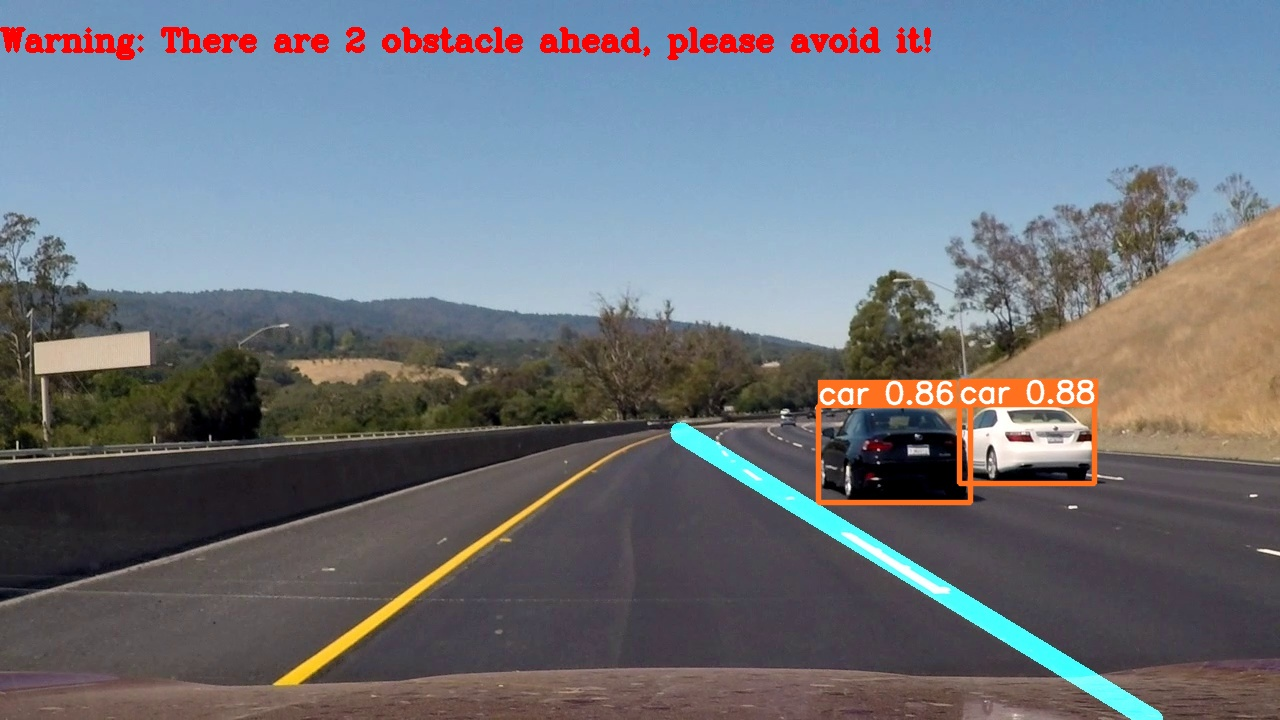
#> input picture video_analysis/10.jpg, 1280 x 720 px
$ python design.py
#> lines starting #> are read from the running program, lines starting #| are printed output that depends on the picture; after the words box and inside, x2 and y2 are one past the last pixel; in counts of white or black regions, pixels touching at a corner belong together
### lib/color_space.py
import numpy as np
import cv2


"""
第二部分：色彩空间的选择用于比较色彩空间
"""


# RGB颜色空间
# [12 lines left out: function select_rgb_white_yellow, not called in this run]


# show_images(list(map(select_rgb_white_yellow, test_images)))

# HSV颜色空间
def convert_hsv(image):
    return cv2.cvtColor(image, cv2.COLOR_RGB2HSV)


# show_images(list(map(convert_hsv, test_images)))

# HSL颜色空间    --黄色和白线都可显示
def convert_hsl(image):
    return cv2.cvtColor(image, cv2.COLOR_RGB2HLS)

# show_images(list(map(convert_hsl, test_images)))


# 使用HSL颜色空间对图片进行特定颜色过滤
def select_hsl_white_yellow(image):
    hsl = convert_hsl(image)
    lower = np.uint8([0, 200, 0])
    upper = np.uint8([255,255,255])
    white_mask = cv2.inRange(hsl, lower, upper)
    lower = np.uint8([10, 0, 100])
    upper = np.uint8([40,255,255])
    yellow_mask = cv2.inRange(hsl, lower, upper)
    # 合并二值图
    mask = cv2.bitwise_or(white_mask, yellow_mask)
    # 二值图与原图进行按位与，得到黄线与白线
    masked = cv2.bitwise_and(image, image, mask=mask)
    return masked


# [2 lines that do not run on import are left out]
    # test_images = [plt.imread(path) for path in glob.glob("../test_images/*.jpg")]
    # # 保存HSL检测结果                                       原始图片
    # white_yello_images = list(map(select_hsl_white_yellow, test_images))
    # show_images(white_yello_images)

### lib/processing_images.py
import cv2
import numpy as np

"""
第三部分：这里用于实现图片处理的工作，实现将图片的灰度化、滤波去噪、二值化、边缘检测
"""


# 灰度化
def convert_gray_scale(image):
    image = cv2.cvtColor(image, cv2.COLOR_HLS2RGB)
    return cv2.cvtColor(image, cv2.COLOR_RGB2GRAY)


# 滤波去噪
def apply_smooothing(image, ksize=15):
    return cv2.GaussianBlur(image, (ksize, ksize), 0)


# 二值化
def image_threshold(image):
    _, binary = cv2.threshold(image, 127, 255, cv2.THRESH_BINARY)
    return binary


# 边缘检测
def detect_edges(image, low=50, high=150):
    return cv2.Canny(image, low, high)


# edge_images = list(map(detect_edges, blured_images))
# show_images(edge_images)

# 多边形填充+按位与过滤
def filter_region(image, vertices):
    mask = np.zeros_like(image)  # 全0图像，大小与image相同
    if len(mask.shape) == 2:  # 灰度图，只有宽高，通道数默认为1
        cv2.fillPoly(mask, vertices, 255)
    else:  # 多通道图像
        cv2.fillPoly(mask, vertices, (255,) * mask.shape[2])
    return cv2.bitwise_and(image, mask)


# 感兴趣区域  Region of Interest   => ROI
def select_region(image):
    rows, cols = image.shape[0:2]  # 得到宽高
    bottom_left = [cols * 0.1, rows * 0.95]  # 左上、左下，右上、右下
    top_left = [cols * 0.4, rows * 0.6]
    bottom_right = [cols * 0.9, rows * 0.95]
    top_right = [cols * 0.6, rows * 0.6]
    # 定义一个numpy数组，表示选中的区域
    vertices = np.array([[bottom_left, top_left, top_right, bottom_right]], dtype=np.int32)
    # 保留选中区域像素值，非感兴趣区域变成0
    return filter_region(image, vertices)


# [7 lines left out: function draw_lines, not called in this run]


# [10 lines of commented-out code are left out]
# [2 lines that do not run on import are left out]

### lib/algorithm.py
import torch
import torch.nn.functional as F
from torchvision import transforms
from torchvision.models.segmentation import deeplabv3_resnet101
import numpy as np
import cv2

"""
第四部分：核心部分，模型的实现以及识别覆盖
"""


# 霍夫线检测(直线)
def hough_lines(image):
    return cv2.HoughLinesP(image, rho=1, theta=np.pi / 180, threshold=20, minLineLength=20, maxLineGap=300)


# [28 lines left out: function detect_lane_lines, not called in this run]


# list_of_lines = list(map(hough_lines, roi_images))

# 车道线合理性判断，以斜率把一个图片的线分为两类，一类是左边的线，一类是右边的线。
def average_slope_intercept(lines):
    if lines is None:
        return None
    left_lines = []  # (slope, intercept)   斜率、截距 y = ax + b
    left_weights = []  # (length,)
    right_lines = []  # (slope, intercept)
    right_weights = []  # (length,)

    for line in lines:
        for x1, y1, x2, y2 in line:
            if x2 == x1:  # 忽略垂直线
                continue
            slope = (y2 - y1) / (x2 - x1)  # tan@ = y/x = (y2-y1)/(x2-x1)
            intercept = y1 - slope * x1
            length = np.sqrt((y2 - y1) ** 2 + (x2 - x1) ** 2)  # 两点之间的距离
            if slope >= 0:
                right_lines.append((slope, intercept))
                right_weights.append(length)
            else:  # y is reversed in image
                left_lines.append((slope, intercept))
                left_weights.append(length)

    # 增加线条的权重
    left_lane = np.dot(left_weights, left_lines) / np.sum(left_weights) if len(left_weights) > 0 else None
    right_lane = np.dot(right_weights, right_lines) / np.sum(right_weights) if len(right_weights) > 0 else None

    return left_lane, right_lane  # (slope, intercept), (slope, intercept)


# 确保直线端点坐标为整型(像素值)
def make_line_points(y1, y2, line):
    if line is None:
        return None

    slope, intercept = line

    # 确保坐标点为整型值，因为 cv2.line 需要
    x1 = int((y1 - intercept) / slope)
    x2 = int((y2 - intercept) / slope)
    y1 = int(y1)
    y2 = int(y2)

    return (x1, y1), (x2, y2)


# 车道线检测函数-根据直线的斜率延长车道线的长度
def lane_lines(image, lines):
    if lines is None:
        return []
    left_lane, right_lane = average_slope_intercept(lines)
    y1 = image.shape[0]  # bottom of image
    y2 = y1 * 0.6
    # 转换成整型值的坐标
    left_line = make_line_points(y1, y2, left_lane)
    right_line = make_line_points(y1, y2, right_lane)

    return left_line, right_line  # 延长后直线的新的端点坐标


# 绘制车道线
def draw_lane_lines(image, lines, color=(255, 0, 0), thichness=20):
    line_image = np.zeros_like(image)
    for line in lines:
        if line is not None:  # *line  =>  *((x1, y1), (x2, y2))
            cv2.line(line_image, *line, color, thichness)
    return cv2.addWeighted(image, 1.0, line_image, 0.95, 0)


# [5 lines of commented-out code are left out]

### lib/show.py
import glob
import matplotlib.pyplot as plt
import cv2
"""
第一部分：图片的展示，不包括图片
"""


# 展示单一图片
def show_image(image,name='img'):
    cv2.imshow('img', image)
    cv2.waitKey(0)


# 辅助显示若干图片
# [15 lines left out: function show_images, not called in this run]


# [4 lines that do not run on import are left out]

### design.py
from lib.algorithm import *
from lib.processing_images import *
from lib.show import *
from lib.video import *
from lib.color_space import *


# 车道线检测流程总函数
def LaneLine_process(image):

    test_image = image.copy()  # 取一张图片
    white_yello_images = select_hsl_white_yellow(test_image)  # 取黄白部分
    gray_images = convert_gray_scale(white_yello_images)  # 灰度化
    blured_images = apply_smooothing(gray_images)  # 滤波去噪
    edge_images = detect_edges(blured_images)  # 边缘检测
    roi_images = select_region(edge_images)  # 获取感兴趣区域
    list_of_lines = hough_lines(roi_images)  # 获得车道线坐标
    # 绘制车道线
    image1 = image.copy()

    lane_images = draw_lane_lines(image1, lane_lines(image, list_of_lines),color=(255, 255, 0))
    return lane_images


def operate_image():
    """
    处理test_images下的图片，并作出识别，最终给出结果列表
    :return:list(numpy)
    """
    images_path = [path for path in glob.glob("test_images/*.jpg")]  # 获取所有的jpg图片路径
    original_images = [plt.imread(path) for path in images_path]
    images = [LaneLine_process(image) for image in original_images]
    # show_images(images)
    return images


if __name__ == '__main__':
    import cv2
    image = cv2.imread('video_analysis/10.jpg')
#> image is the input picture: shape (720, 1280, 3); mean B, G, R 123.4, 115.3, 109.8
    show_image(LaneLine_process(image))
#> in convert_hsl, `return cv2.cvtColor(image, cv2.COLOR_RGB2HLS)`: returned value: shape (720, 1280, 3); mean of channels 0, 1, 2 76.4, 116.2, 63.9
#> in select_hsl_white_yellow, `white_mask = cv2.inRange(hsl, lower, upper)`:
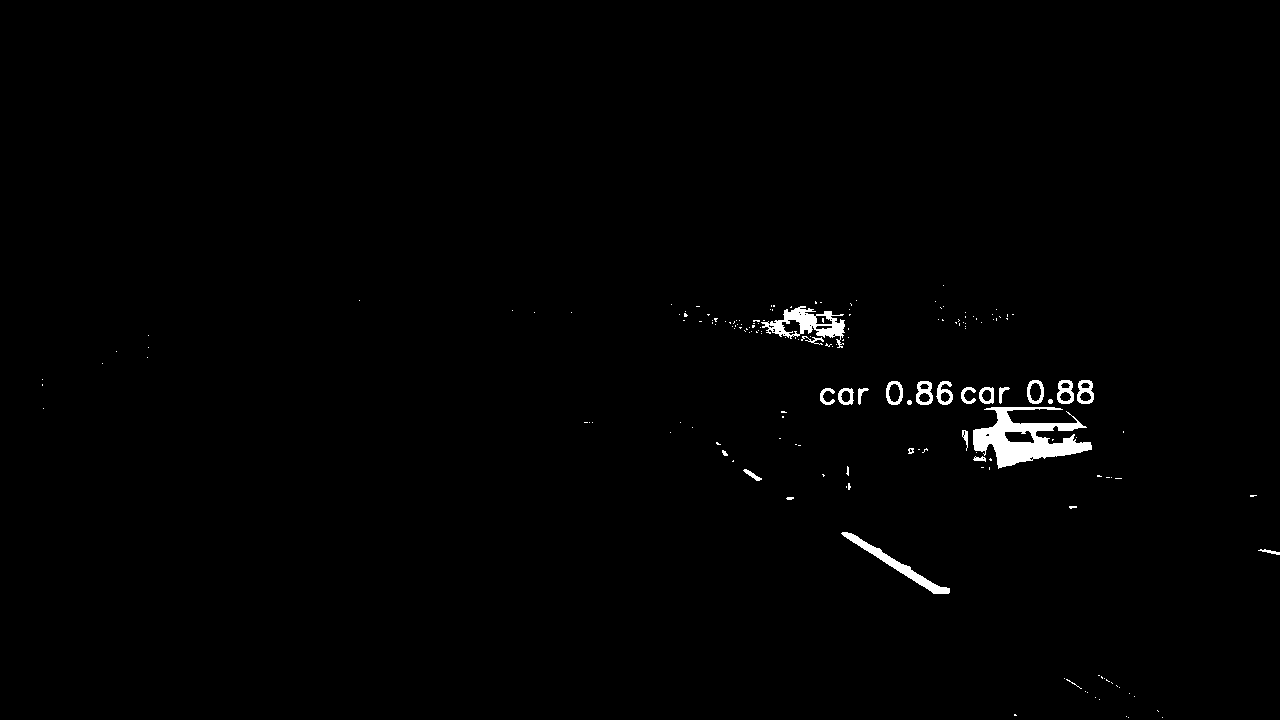
#> white_mask: shape (720, 1280); 0.93% white; 175 white regions (149 under 20 px), largest, box (x1, y1, x2, y2) and area: (973, 407, 1092, 469) 3407, (761, 306, 845, 348) 1295, (841, 532, 950, 594) 956
#> in select_hsl_white_yellow, `yellow_mask = cv2.inRange(hsl, lower, upper)`: yellow_mask: shape (720, 1280); 4.2% white; 1410 white regions (1290 under 20 px), largest, box (x1, y1, x2, y2) and area: (670, 422, 1163, 720) 12486, (639, 159, 822, 200) 3158, (681, 46, 818, 81) 1604
#> in select_hsl_white_yellow, `mask = cv2.bitwise_or(white_mask, yellow_mask)`: mask: shape (720, 1280); 5% white; 1550 white regions (1409 under 20 px), largest, box (x1, y1, x2, y2) and area: (670, 422, 1163, 720) 12574, (973, 407, 1092, 469) 3407, (639, 159, 822, 200) 3158
#> in detect_edges, `return cv2.Canny(image, low, high)`: returned value: shape (720, 1280); 1.2% white in thin lines or dots
#> in filter_region, `cv2.fillPoly(mask, vertices, 255)`:
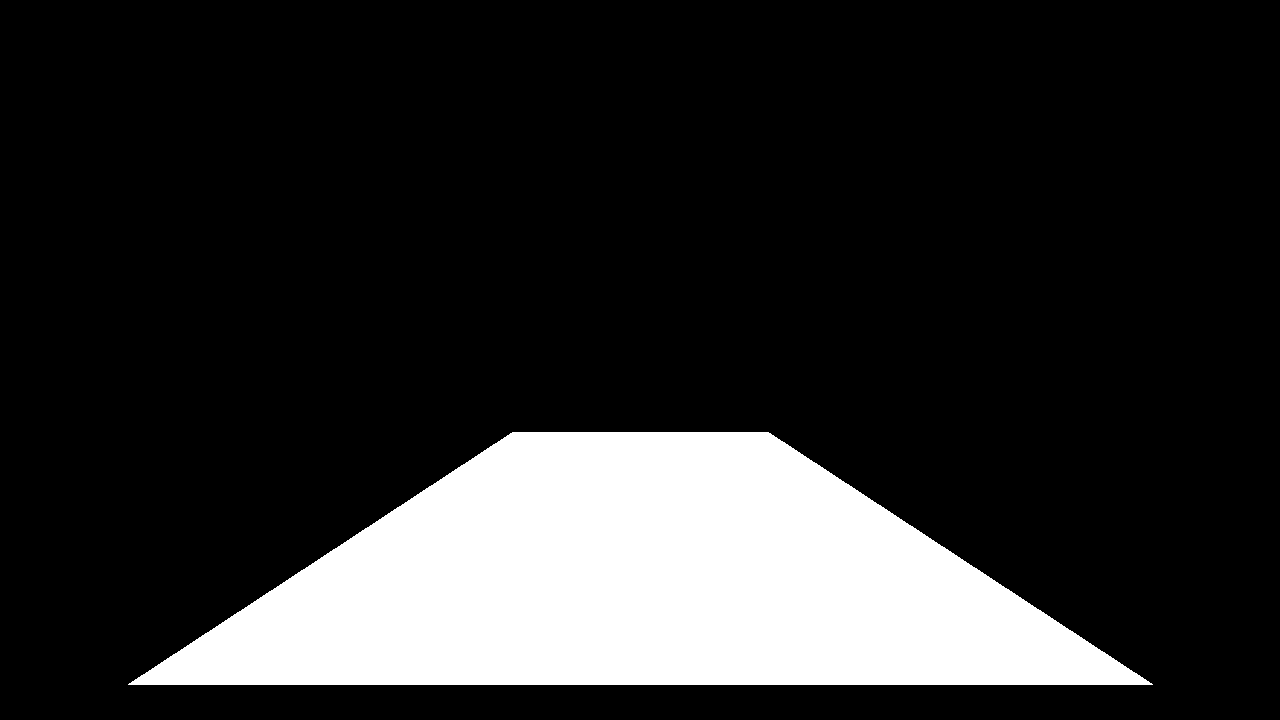
#> mask: shape (720, 1280); 17.6% white; 1 white region, box (x1, y1, x2, y2) and area: (128, 432, 1153, 685) 162305
#> in filter_region, `return cv2.bitwise_and(image, mask)`:
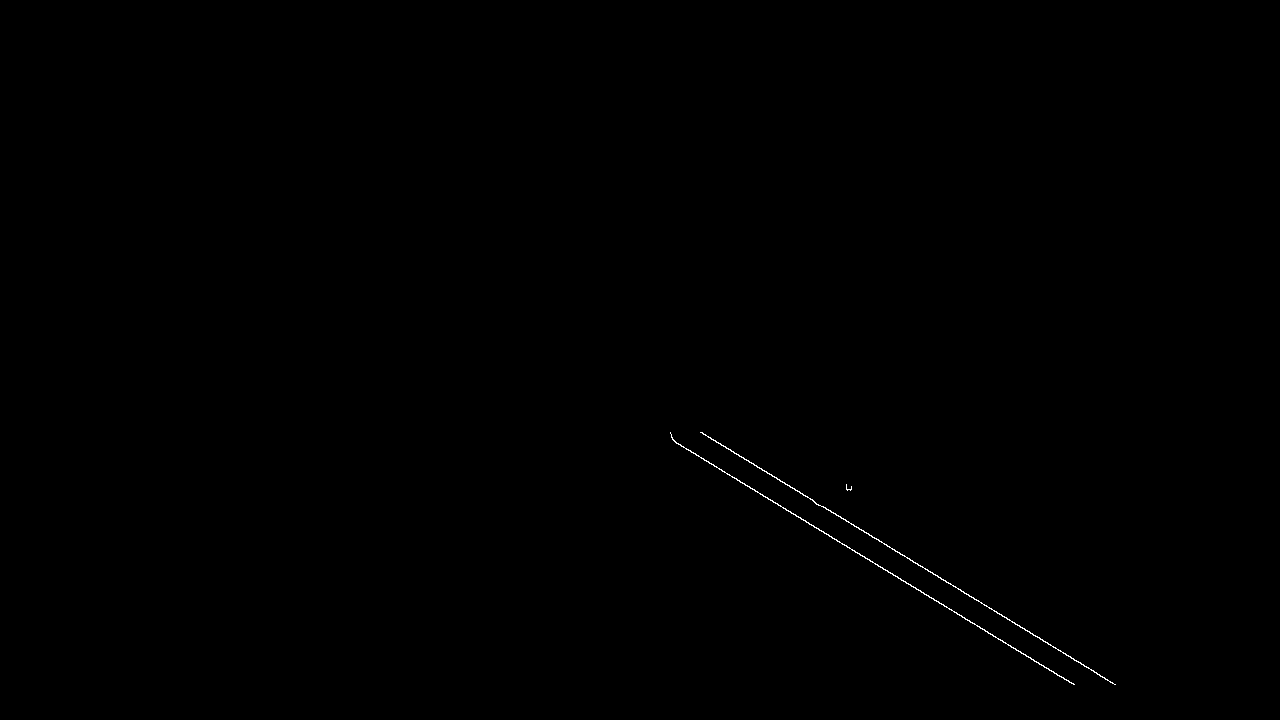
#> returned value: shape (720, 1280); 0.14% white in thin lines or dots, all inside (x1, y1, x2, y2) = (670, 432, 1116, 685)
#> in LaneLine_process, `list_of_lines = hough_lines(roi_images)`: list_of_lines = [[740, 482, 1030, 657], [780, 481, 1080, 662], [674, 441, 828, 534], [816, 504, 1115, 684], [700, 432, 909, 558], [965, 619, 1073, 684], [878, 566, 1074, 684], [701, 432, 776, 477]]
#> the loop in average_slope_intercept, `for line in lines:` made 8 passes
#> after the loop in average_slope_intercept, `for line in lines:`: left_lines = []; right_lines = [(0.603, 35.45), (0.603, 10.4), (0.604, 33.97), (0.602, 12.76), (0.603, 9.99), (0.602, 38.21), (0.602, 37.41), (0.6, 11.4)]; right_weights = [338.7, 350.4, 179.9, 349, 244, 126.1, 228.8, 87.46]
#> in average_slope_intercept, `right_lane = np.dot(right_weights, right_lines) / np.sum(right_weights..`: right_lane = [0.603, 22.59]
#> in lane_lines, `right_line = make_line_points(y1, y2, right_lane)`: right_line = ((1157, 720), (679, 432))
#> in draw_lane_lines, `line_image = np.zeros_like(image)`: line_image: shape (720, 1280, 3); every value is 0
#> the loop in draw_lane_lines, `for line in lines:` made 2 passes
#> line on passes 1 to 2: None, ((1157, 720), (679, 432))
#> after the loop in draw_lane_lines, `for line in lines:`:
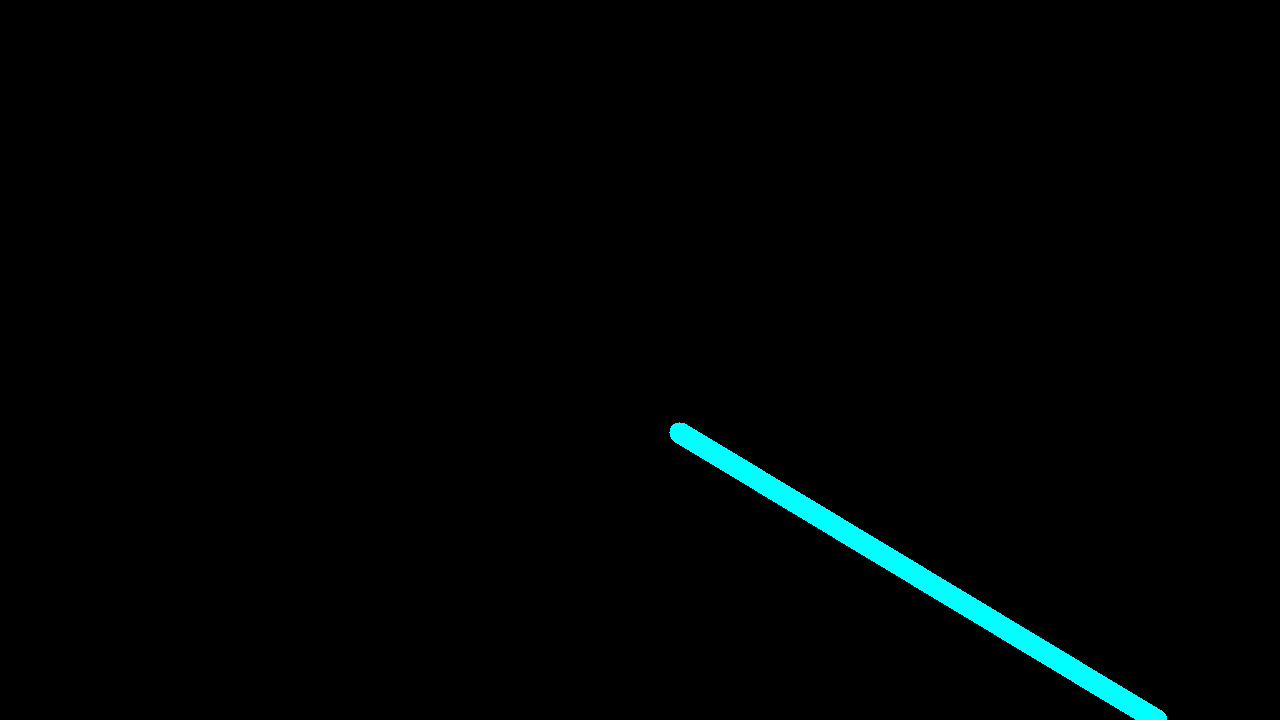
#> line_image: shape (720, 1280, 3); mean B, G, R 3.3, 3.3, 0
